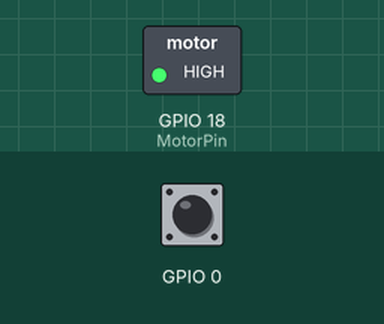
The sketch below on a simulated ESP32. Parts: switched loads named in the sketch (green lamp = pin HIGH). The test bench sets the inputs (shaded band); at power-on: GPIO 0 HIGH.

Above: at 0.2 s.
Timing chart, 0 to 1.7 s (numbered marks = the images above):
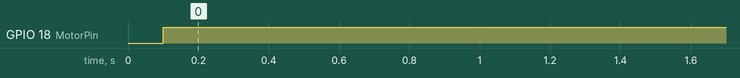

Measured:
- by itself, GPIO 18 (MotorPin): LOW → HIGH at 0.10 s

The sketch:

P_control_system_1.ino
```cpp
#include "driver/timer.h"


int setPoint = 200;
int outputRotationSpeed = 0;
int error = 0;


#define EncoderPinA 16   // Encoder Pin A pin 2 and pin 3 are inturrpt pins
#define EncoderPinB 19   // Encoder Pin B
#define MotorPin 18

long counts = 0;

hw_timer_t *Timer0_Cfg = NULL;

void readEncoder() //this function is triggered by the encoder CHANGE, and increments the encoder counter

{

  if(digitalRead(EncoderPinB) == digitalRead(EncoderPinA) )

  {
    counts = counts-1; //you may need to redefine positive and negative direction
  }

  else

  {
    counts = counts+1;
  }

}


void IRAM_ATTR Timer0_ISR() //-- happens every 100ms
{
    // read and update wheel linear velocity
    counts = 0; //-- reset counts
    error = setPoint-counts;


}
void setup()
{

  pinMode(EncoderPinA, INPUT); //initialize Encoder Pins
  pinMode(EncoderPinB, INPUT);
  digitalWrite(EncoderPinA, LOW); //initialize Pin States
  digitalWrite(EncoderPinB, LOW);
  attachInterrupt(0, readEncoder, CHANGE); //attach interrupt to PIN 2

  Timer0_Cfg = timerBegin(0, 80, true);
  timerAttachInterrupt(Timer0_Cfg, &Timer0_ISR, true);
  timerAlarmWrite(Timer0_Cfg, 100000, true);
  timerAlarmEnable(Timer0_Cfg);
}

void loop()
{
    // Do Nothing!
    if (error != 0)
    {
      int x = setPoint + (0.5*error);
      analogWrite(MotorPin, x);


    }
}
```
